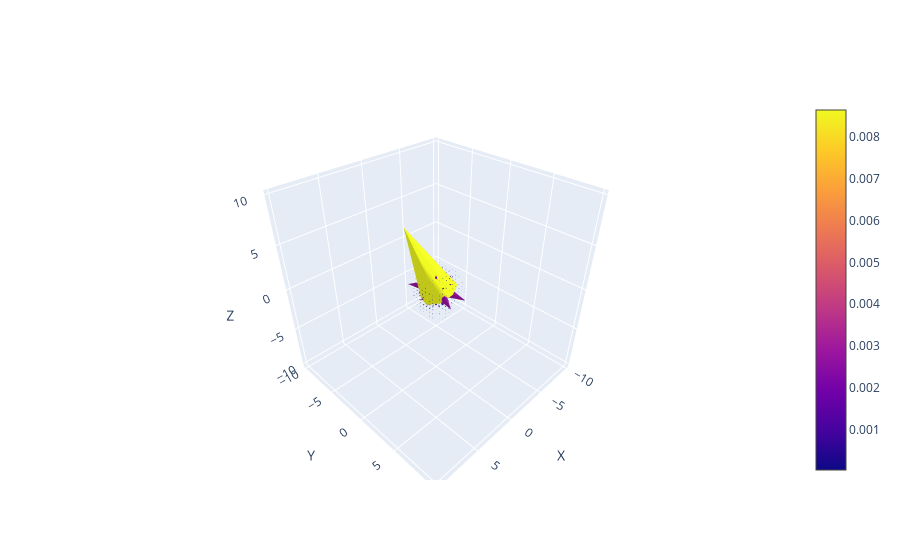

Notebook code cell kept with this figure:
### Code cell
x_samples_coil, y_samples_coil, z_samples_coil, Bx_samples_coil, By_samples_coil, Bz_samples_coil = sample_field(
    x_coil, y_coil, z_coil, fields_x_coil, fields_y_coil, fields_z_coil, n_samples=500
)
plotter.plotter(x_samples_coil, y_samples_coil, z_samples_coil, Bx_samples_coil, By_samples_coil, Bz_samples_coil)

### Figure 1 — Plotly figure (JSON) as saved in the notebook; plotly's stock layout.template omitted (floating-point values rounded to 4 significant figures; data arrays with more than 128 entries replaced by an {"elided": "..."} marker saying what was removed)
{"data": [{"anchor": "tail", "sizemode": "scaled", "sizeref": 2, "type": "cone", "u": {"elided": "500 float values"}, "v": {"elided": "500 float values"}, "w": {"elided": "500 float values"}, "x": {"elided": "500 float values"}, "y": {"elided": "500 float values"}, "z": {"elided": "500 float values"}}], "layout": {"scene": {"xaxis": {"title": {"text": "X"}}, "yaxis": {"title": {"text": "Y"}}, "zaxis": {"title": {"text": "Z"}}}}}
